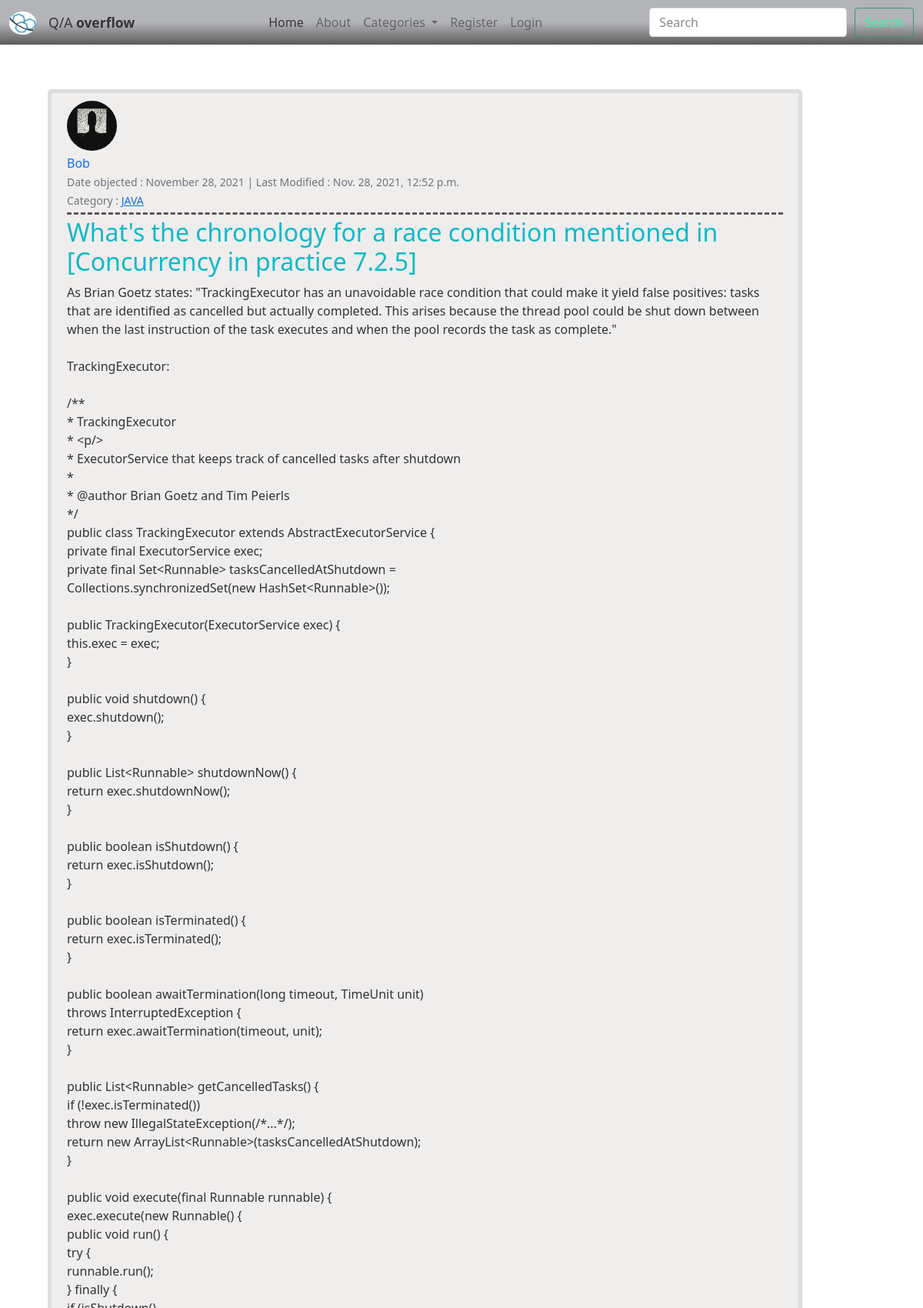
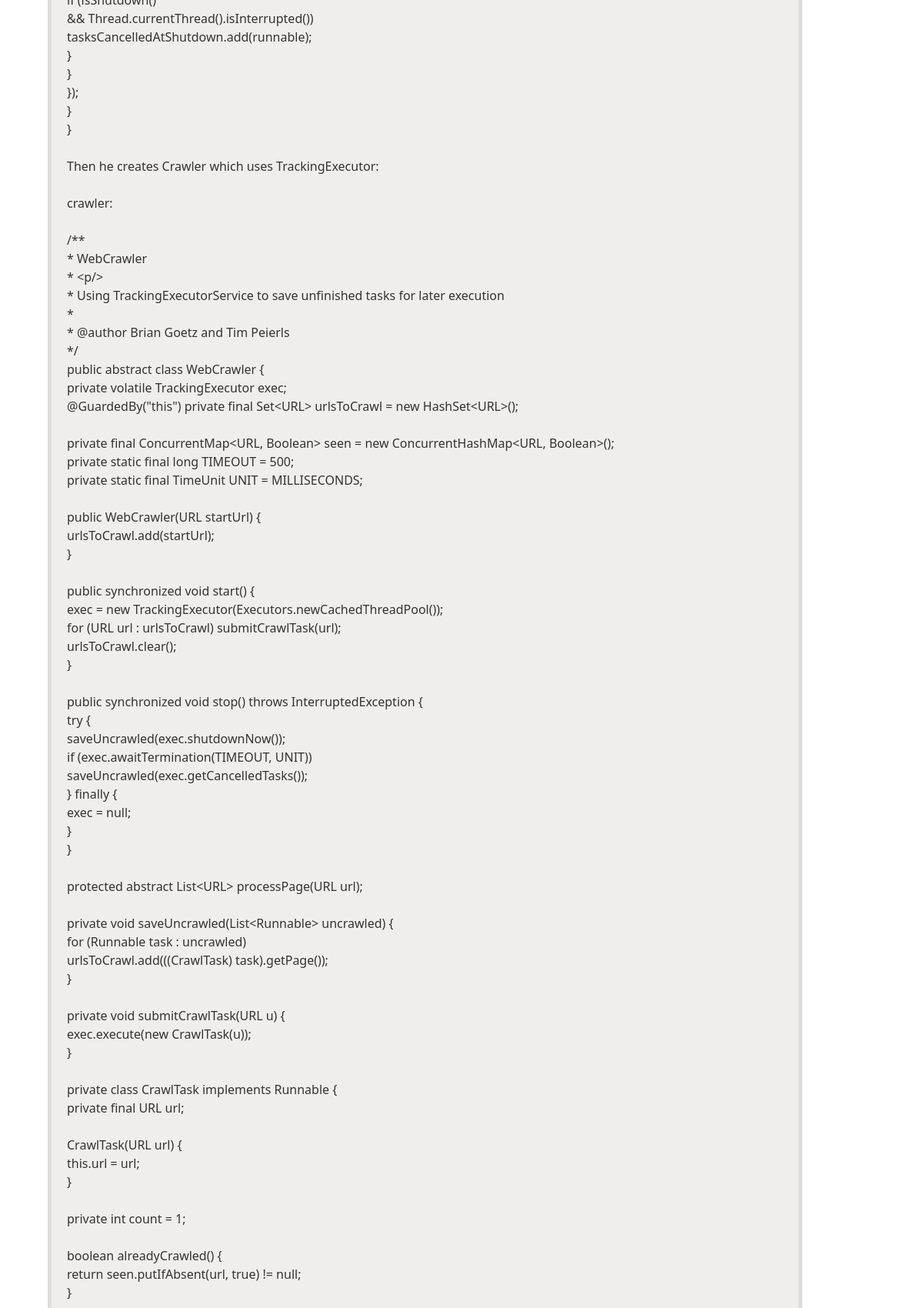
The app's page /post/31/ (upper part) with its own data (2 pictures, top to bottom).
### blog/models.py (models this page shows, shortened)
class Post(models.Model):
    author = models.ForeignKey(User, on_delete=models.CASCADE)
    title = models.CharField(max_length=150)
    date_posted = models.DateTimeField(default=timezone.now)
    last_modified = models.DateTimeField(auto_now=True)
    category = models.CharField(max_length=150)
    snippet = models.CharField(max_length=500)
    body = models.TextField()
    like = models.ManyToManyField(User, blank=True, related_name="likes")
    dislike = models.ManyToManyField(User, blank=True, related_name="dislikes")
    objects = BlogPostManager()
    def all_likes(self):
        return self.like.count()
    def all_dislikes(self):
        return self.dislike.count()
    @property
    def number_of_comments(self):
        return Comment.objects.filter(post=self).count()

### user/models.py (models this page shows, shortened)
class Profile(models.Model):
    user = models.OneToOneField(User, on_delete=models.CASCADE)
    bio = models.TextField(blank=True, null=True)
    image = models.ImageField(default='default.jpg', upload_to="profile_img")
    education = models.CharField(max_length=255, blank=True, null=True)
    website_url = models.CharField(max_length=255, blank=True, null=True)
    linkin_url = models.CharField(max_length=255, blank=True, null=True)
    facebook_url = models.CharField(max_length=255, blank=True, null=True)

### blog/views.py (the view, shortened to what this page needs)
# urls.py: path('post/<int:pk>/', PostDetailView.as_view(), name="post-detail"),
class PostDetailView(DetailView):
    model = Post
    template_name = 'blog/detail_post.html'
    def get_context_data(self, *args, **kwargs):
        context = super(PostDetailView, self).get_context_data(*args, **kwargs)
        current_post = get_object_or_404(Post, id=self.kwargs.get('pk'))
        comments_connected = Comment.objects.filter(post= self.get_object()).order_by('-comment_time')
        context['all_dislikes'] = current_post.all_dislikes()
        context['all_likes'] = current_post.all_likes()
        context['comments'] = comments_connected
        context['comment_form'] = NewCommentForm()
        return context

### blog/forms.py
class NewCommentForm(forms.ModelForm):
    content = forms.CharField(label="", widget=forms.Textarea(
        attrs={
            'class': 'form-control',
            'placeholder': 'Comment here !',
            'rows': 4,
            'cols': 50
        }))
    class Meta:
        model = Comment
        fields = ['content']

### blog/custom_context_processor.py (called while the page is built)
def subject_renderer(request):
    return {
       'all_categories': Category.objects.all(),
    }

### blog/models.py (called while the page is built)
    def get_queryset(self):
        return BlogPostQuerySet(self.model, using=self._db)

    def __str__(self):
        return self.name

    def all_likes(self):
        return self.like.count()

    def all_dislikes(self):
        return self.dislike.count()

### blog/templates/blog/detail_post.html (shortened to what this page needs)
{% extends 'blog/base.html' %}
{% block content %}
        <article class="media content-section">
            <img class="rounded-circle article-img" src="{{ object.author.profile.image.url }}" >
            <div class="media-body">
            <div class="article-metadata">
                <a class="" href="{% url 'user-profile' post.author.username %}" style="text-decoration: none">{{ object.author }}</a>
                <br>
                <small class="text-muted">Date objected : {{ object.date_posted | date:"F d, Y" }} | Last Modified : {{ object.last_modified }}</small><br>
                <small class="text-muted">Category : <a href="{% url 'blog-category' object.category %}">{{ post.category }}</a></small>
            </div>
            <h2 class="article-title">{{ object.title }}</h2>
            <div>
                <p class="article-content">{{ object.body }}</p>
            </div>
            </div>
        </article>
        <br>
{% endblock content %}

### blog/static/blog/style.css (style rules this page uses)
body { background: url(../../../media/back1.jpeg) ; color: #333333; }
h1, h2, h3, h4, h5, h6 { color: #c0c0c0; }
.content-section { background: #f0eded; padding: 10px 20px; border: 5px solid #dddddd; border-radius: 5px; margin: 20px; }
.article-title { color: #0cbac7; text-decoration: none; }
.article-content { white-space: pre-line; }
.article-img { height: 65px; width: 65px; margin-right: 16px; }
.article-metadata { padding-bottom: 4px; margin-bottom: 4px; margin-top: 4px; border-bottom: 3px dashed #5e5656 }

### records on screen
Post: author.profile.image (picture), author "Bob", date_posted "November 28, 2021", last_modified "Nov. 28, 2021, 12:52 p.m.", category "JAVA", title "What's the chronology for a race condition mentioned in [Concurrency in practice 7.2.5]"
